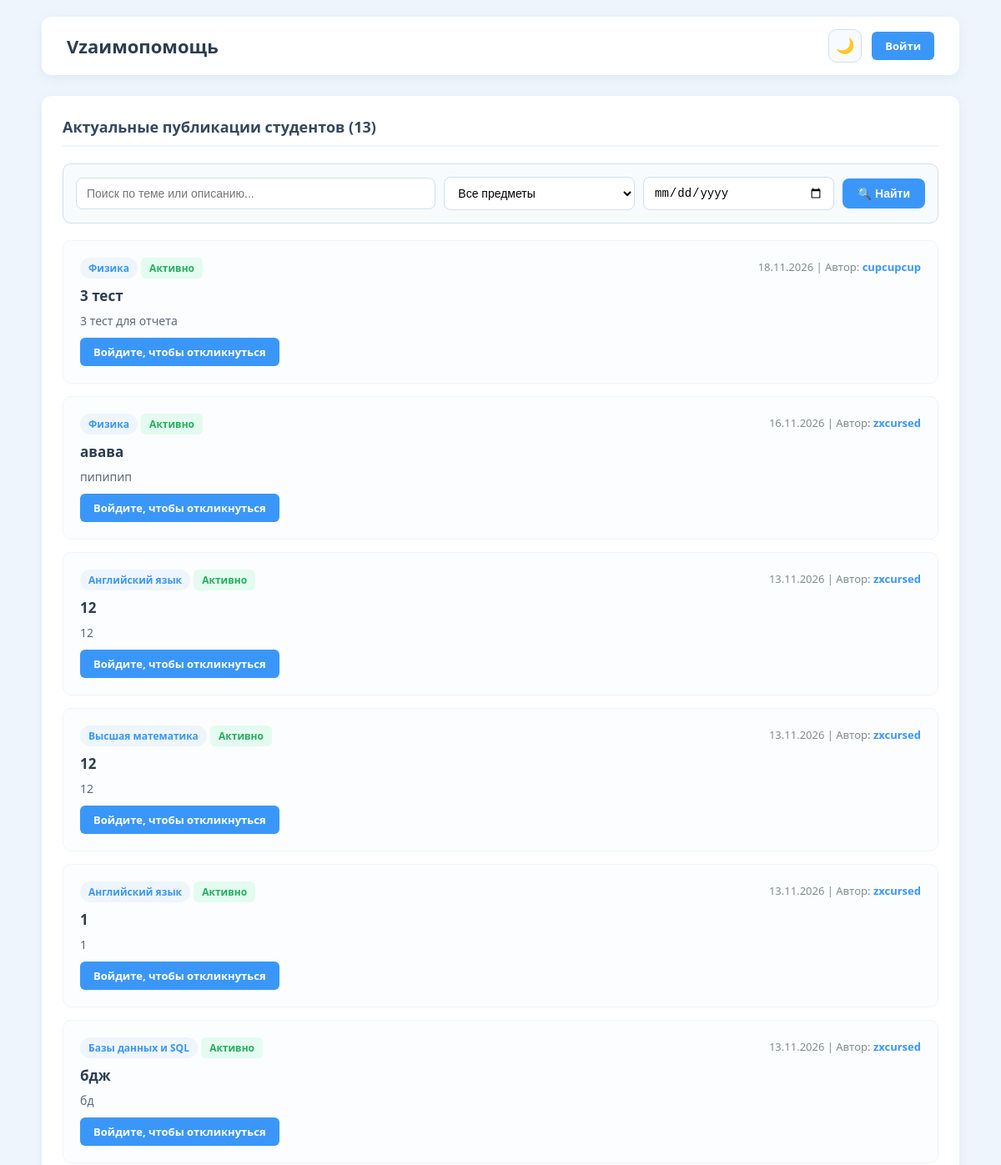
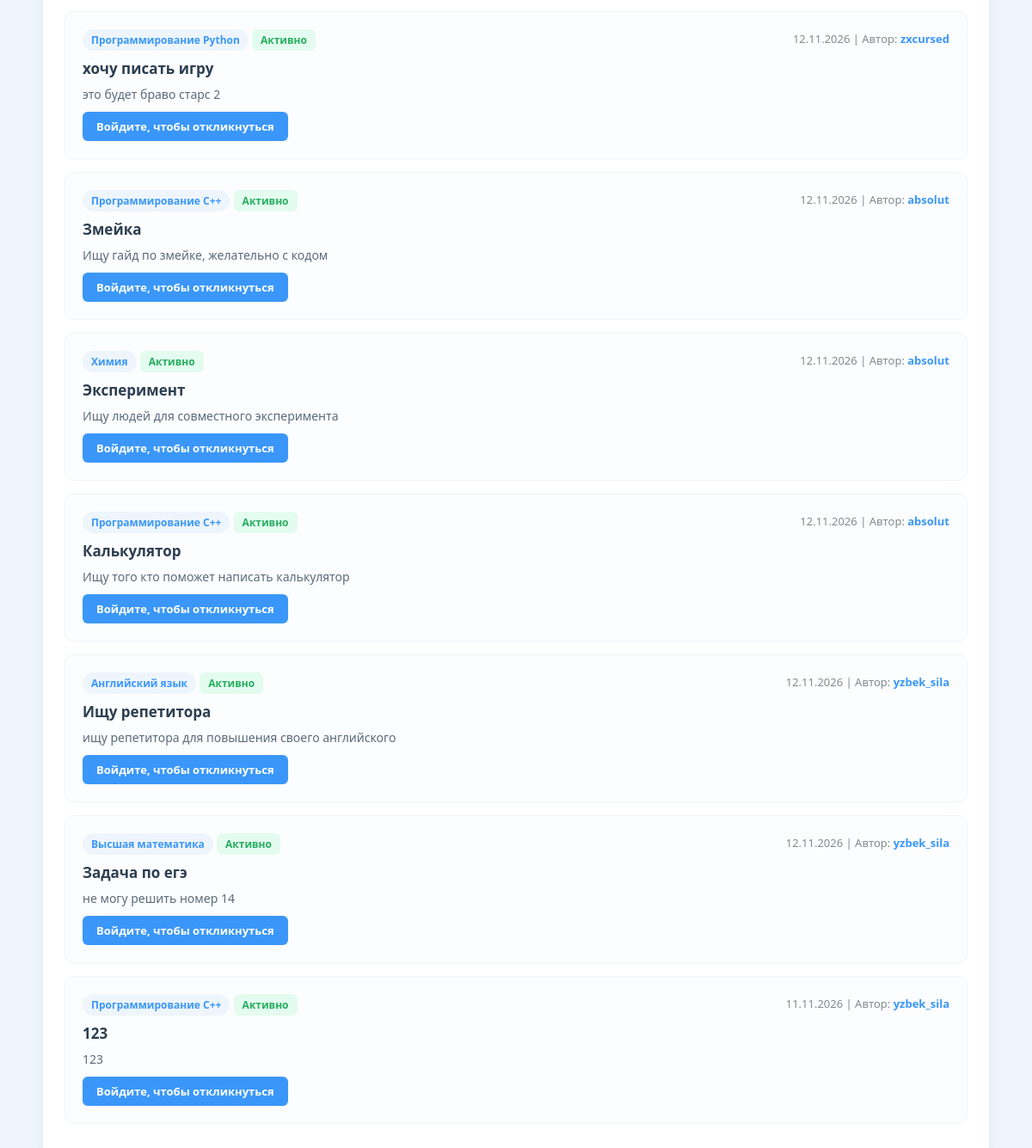
The page / on the database its author committed (2 pictures, top to bottom).
### tables this page shows
CREATE TABLE offers (
            id INTEGER PRIMARY KEY AUTOINCREMENT,
            user_id INTEGER NOT NULL,
            category_id INTEGER NOT NULL,
            title TEXT NOT NULL,
            description TEXT NOT NULL,
            status TEXT DEFAULT 'Активно',
            created_at DATETIME DEFAULT CURRENT_TIMESTAMP, contact_link TEXT DEFAULT '', type TEXT DEFAULT 'offer',
            FOREIGN KEY (user_id) REFERENCES users(id) ON DELETE CASCADE,
            FOREIGN KEY (category_id) REFERENCES categories(id)
        );

CREATE TABLE users (
            id INTEGER PRIMARY KEY AUTOINCREMENT,
            name TEXT NOT NULL,
            email TEXT NOT NULL UNIQUE,
            password_hash TEXT NOT NULL,
            bio TEXT DEFAULT '',
            skills TEXT DEFAULT '',
            created_at DATETIME DEFAULT CURRENT_TIMESTAMP
        );

### app/Controllers/OfferController.php (called while the page is built, shortened)
<?php
class OfferController
{
    private OfferModel $offerModel;
    public function __construct(OfferModel $offerModel)
    {
        $this->offerModel = $offerModel;
    }
    public function index(): void
    {
        $currentUserId = $_SESSION['user_id'] ?? 0;
        $searchQuery    = isset($_GET['q']) ? trim($_GET['q']) : '';
        $searchCategory = isset($_GET['category']) ? intval($_GET['category']) : 0;
        $searchDate     = isset($_GET['date']) ? trim($_GET['date']) : '';
        $offersList        = $this->offerModel->getActive($searchQuery, $searchCategory, $searchDate);
        $myRespondedOffers = $currentUserId > 0
            ? $this->offerModel->getUserRespondedOfferIds($currentUserId)
            : [];
        require __DIR__ . '/../Views/offers/index.php';
    }
}

### public/index.php (called while the page is built, shortened)
<?php
require_once __DIR__ . '/../config/database.php';
require_once __DIR__ . '/../app/Models/OfferModel.php';
require_once __DIR__ . '/../app/Controllers/OfferController.php';
$pdo = getDatabaseConnection();
$offerModel = new OfferModel($pdo);
$offerController = new OfferController($offerModel);
$offerController->index();

### app/Models/OfferModel.php (called while the page is built, shortened)
<?php
class OfferModel
{
    private PDO $pdo;
    public function __construct(PDO $pdo)
    {
        $this->pdo = $pdo;
    }
    public function getActive(string $searchQuery = '', int $categoryId = 0, string $date = ''): array
    {
        $sql = 'SELECT offers.*, users.name AS author_name, categories.name AS category_name
                FROM offers
                JOIN users ON offers.user_id = users.id
                JOIN categories ON offers.category_id = categories.id
                WHERE offers.status = "Активно" ';
        $params = [];
        $sql .= 'ORDER BY offers.created_at DESC';
        $stmt = $this->pdo->prepare($sql);
        $stmt->execute($params);
        return $stmt->fetchAll();
    }
}

### app/Views/offers/index.php (the view, shortened to what this page needs)
<!DOCTYPE html>
<html lang="ru">
<head>
</head>
<body>
<div class="container">
    <header class="header">
        <h1>Vzаимопомощь</h1>
        <div style="display: flex; align-items: center; gap: 12px;">
            <button type="button" id="themeToggle" class="btn-theme-toggle" title="Сменить тему">🌙</button>
            <?php if ($currentUserId > 0): ?>
                <a href="dashboard.php?filter=my" class="btn-respond">Мои заявки и чаты</a>
                <a href="profile.php" style="color: #3a97f9; font-weight: 600; text-decoration: none; font-size: 14px;">Профиль</a>
            <?php else: ?>
                <a href="login.php" class="btn-respond">Войти</a>
            <?php endif; ?>
        </div>
    </header>
    <main class="card">
        <h2>Актуальные публикации студентов (<?= count($offersList) ?>)</h2>
        <form action="index.php" method="GET" class="search-panel">
            <input type="text" name="q" class="search-input" placeholder="Поиск по теме или описанию..." value="<?= htmlspecialchars($searchQuery) ?>">
            <select name="category" class="search-select">
                <option value="0">Все предметы</option>
            </select>
            <input type="date" name="date" class="search-date" value="<?= htmlspecialchars($searchDate) ?>">
            <button type="submit" class="btn-search">🔍 Найти</button>
        </form>
        <?php if (empty($offersList)): ?>
            <p class="no-data">Актуальных публикаций не найдено</p>
        <?php else: ?>
            <?php foreach ($offersList as $offer): ?>
                <div class="offer-item">
                    <div class="offer-meta">
                        <div>
                            <span class="category-badge"><?= htmlspecialchars($offer['category_name']) ?></span>
                            <span class="status-badge active"><?= htmlspecialchars($offer['status']) ?></span>
                        </div>
                        <span class="author-tag">
                            <?= date('d.m.Y', strtotime($offer['created_at'])) ?> |
                            Автор: <a href="user.php?id=<?= (int)$offer['user_id'] ?>" style="color: #3a97f9; text-decoration: none; font-weight: 600;">
                                <?= htmlspecialchars($offer['author_name']) ?>
                            </a>
                        </span>
                    </div>
                    <div class="offer-title"><?= htmlspecialchars($offer['title']) ?></div>
                    <div class="offer-desc"><?= nl2br(htmlspecialchars($offer['description'])) ?></div>
                    <div class="author-actions">
                        <?php if ($currentUserId > 0 && (int)$offer['user_id'] === $currentUserId): ?>
                            <span class="author-tag">Это ваша публикация</span>
                        <?php elseif (in_array($offer['id'], $myRespondedOffers)): ?>
                            <span class="responded-label">✔ Вы уже откликнулись</span>
                        <?php elseif ($currentUserId > 0): ?>
                            <a href="dashboard.php?respond_to=<?= (int)$offer['id'] ?>" class="btn-respond">💬 Откликнуться</a>
                        <?php else: ?>
                            <a href="login.php" class="btn-respond">Войдите, чтобы откликнуться</a>
                        <?php endif; ?>
                    </div>
                </div>
            <?php endforeach; ?>
        <?php endif; ?>
    </main>
</div>
</body>
</html>

### app/Views/offers/index.php (style rules this page uses)
* { box-sizing: border-box; margin: 0; padding: 0; }
body { font-family: 'Segoe UI', Tahoma, Geneva, Verdana, sans-serif; background: #eef5fc; color: #2c3e50; padding: 20px; }
.container { max-width: 1100px; margin: 0 auto; }
.header { background: white; padding: 15px 30px; border-radius: 12px; box-shadow: 0 4px 12px rgba(149, 173, 201, 0.15); display: flex; justify-content: space-between; align-items: center; margin-bottom: 25px; }
.header h1 { font-size: 22px; color: #2c3e50; font-weight: 600; }
.btn-theme-toggle { background: #f8fbfe; border: 1.5px solid #d0dfef; color: #2c3e50; width: 40px; height: 40px; border-radius: 10px; font-size: 18px; cursor: pointer; display: flex; align-items: center; justify-content: center; }
.card { background: white; padding: 25px; border-radius: 12px; box-shadow: 0 4px 12px rgba(149, 173, 201, 0.15); }
.card h2 { font-size: 18px; margin-bottom: 20px; padding-bottom: 10px; border-bottom: 2px solid #eef5fc; color: #34495e; }
.search-panel { background: #f8fbfe; border: 1.5px solid #d0dfef; padding: 15px; border-radius: 10px; margin-bottom: 20px; display: flex; flex-wrap: wrap; gap: 10px; align-items: center; }
.search-input { flex: 2; min-width: 180px; padding: 10px 12px; border: 1.5px solid #d0dfef; border-radius: 8px; font-size: 14px; }
.search-select, .search-date { flex: 1; min-width: 140px; padding: 10px 12px; border: 1.5px solid #d0dfef; border-radius: 8px; font-size: 14px; background: #fff; }
.btn-search { background: #3a97f9; color: white; border: none; padding: 10px 18px; border-radius: 8px; font-size: 14px; font-weight: 600; cursor: pointer; }
.offer-item { display: block; border: 1.5px solid #eef5fc; padding: 20px; border-radius: 10px; margin-bottom: 15px; background: #fcfdfe; }
.offer-meta { display: flex; justify-content: space-between; align-items: center; flex-wrap: wrap; gap: 10px; margin-bottom: 12px; }
.category-badge { background: #eef5fc; color: #3a97f9; font-size: 12px; font-weight: 600; padding: 4px 10px; border-radius: 20px; }
.status-badge.active { background: #e3fcef; color: #27ae60; font-size: 12px; font-weight: 600; padding: 4px 10px; border-radius: 6px; }
.author-tag { font-size: 13px; color: #7f8c8d; }
.offer-title { font-size: 17px; color: #2c3e50; margin-bottom: 8px; font-weight: 600; word-break: break-word; }
.offer-desc { font-size: 14px; color: #5a6b7c; line-height: 1.5; margin-bottom: 10px; word-break: break-word; }
.author-actions { display: flex; flex-wrap: wrap; gap: 10px; margin-top: 8px; }
.btn-respond { background: #3a97f9; color: white; border: none; padding: 8px 16px; border-radius: 6px; cursor: pointer; font-size: 13px; font-weight: 600; text-decoration: none; }

### rows shown on the page
offers: category_name "Физика", status "Активно", created_at "18.11.2026", user.name "cupcupcup", title "3 тест", description "3 тест для отчета", shows "Войдите, чтобы откликнуться"
offers: category_name "Физика", status "Активно", created_at "16.11.2026", user.name "zxcursed", title "авава", description "пипипип", shows "Войдите, чтобы откликнуться"
offers: category_name "Английский язык", status "Активно", created_at "13.11.2026", user.name "zxcursed", title "12", description "12", shows "Войдите, чтобы откликнуться"
offers: category_name "Высшая математика", status "Активно", created_at "13.11.2026", user.name "zxcursed", title "12", description "12", shows "Войдите, чтобы откликнуться"
offers: category_name "Английский язык", status "Активно", created_at "13.11.2026", user.name "zxcursed", title "1", description "1", shows "Войдите, чтобы откликнуться"
offers: category_name "Базы данных и SQL", status "Активно", created_at "13.11.2026", user.name "zxcursed", title "бдж", description "бд", shows "Войдите, чтобы откликнуться"
offers: category_name "Программирование Python", status "Активно", created_at "12.11.2026", user.name "zxcursed", title "хочу писать игру", description "это будет браво старс 2", shows "Войдите, чтобы откликнуться"
offers: category_name "Программирование C++", status "Активно", created_at "12.11.2026", user.name "absolut", title "Змейка", description "Ищу гайд по змейке, желательно с кодом", shows "Войдите, чтобы откликнуться"
offers: category_name "Химия", status "Активно", created_at "12.11.2026", user.name "absolut", title "Эксперимент", description "Ищу людей для совместного эксперимента", shows "Войдите, чтобы откликнуться"
offers: category_name "Программирование C++", status "Активно", created_at "12.11.2026", user.name "absolut", title "Калькулятор", description "Ищу того кто поможет написать калькулятор", shows "Войдите, чтобы откликнуться"
offers: category_name "Английский язык", status "Активно", created_at "12.11.2026", user.name "yzbek_sila", title "Ищу репетитора", description "ищу репетитора для повышения своего английского", shows "Войдите, чтобы откликнуться"
offers: category_name "Высшая математика", status "Активно", created_at "12.11.2026", user.name "yzbek_sila", title "Задача по егэ", description "не могу решить номер 14", shows "Войдите, чтобы откликнуться"
offers: category_name "Программирование C++", status "Активно", created_at "11.11.2026", user.name "yzbek_sila", title "123", description "123", shows "Войдите, чтобы откликнуться"

### other values the page prints
count($offersList) "13"
